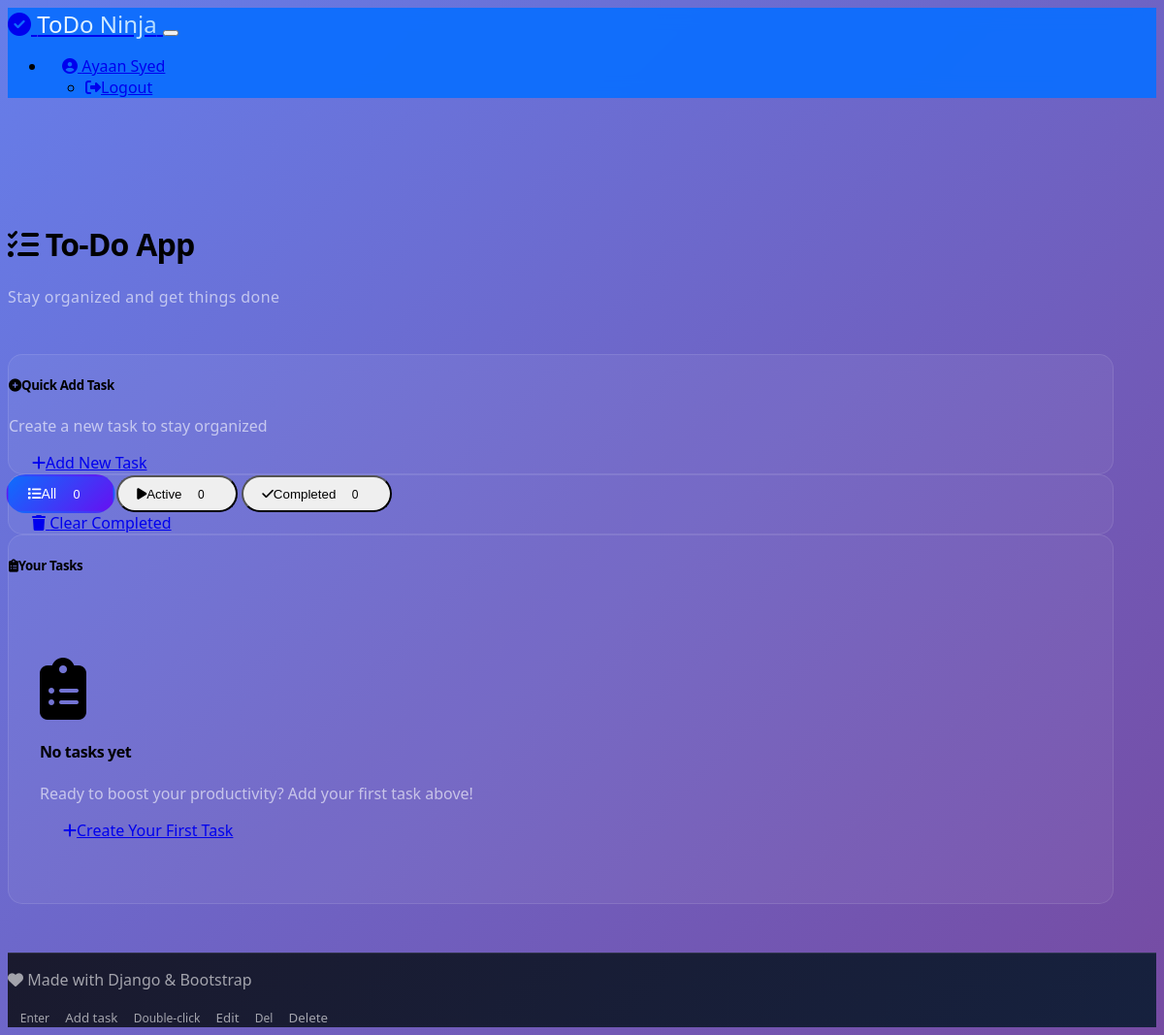
The app's page / (signed in), older data.
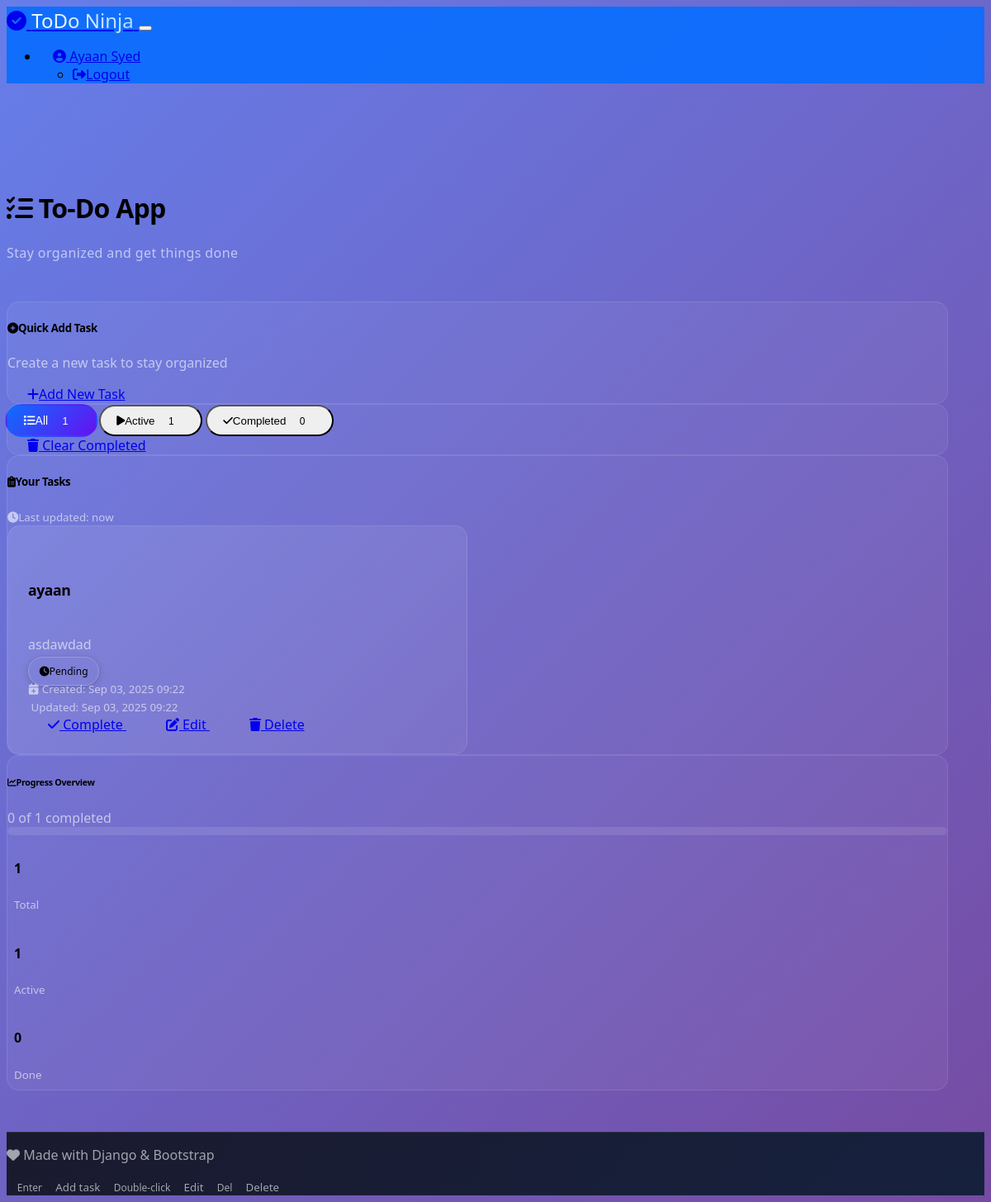
The same page, newer data.
### myapp/models.py (models this page shows, shortened)
class Task(models.Model):
    title = models.CharField(max_length=200)
    description = models.TextField()
    completed = models.BooleanField(default=False)
    created_at = models.DateTimeField(auto_now_add=True)
    updated_at = models.DateTimeField(auto_now=True)
    user = models.ForeignKey('auth.User', on_delete=models.CASCADE, null=True)

### myapp/views.py (the view, shortened to what this page needs)
# urls.py: path('',views.home,name='home'),
def home(request):
    if request.user.is_authenticated:
        tasks = Task.objects.filter(user=request.user)
        active_tasks = tasks.filter(completed=False)
        completed_tasks = tasks.filter(completed=True)
        filter_value = request.GET.get('filter', 'all')
        if filter_value == 'active':
            tasks = active_tasks
        elif filter_value == 'completed':
            tasks = completed_tasks
        total_tasks = tasks.count()
        completed_count = completed_tasks.count()
        progress = (completed_count / total_tasks * 100) if total_tasks > 0 else 0
        context = {
        'tasks': tasks,
        'active_tasks': active_tasks,
        'completed_tasks': completed_tasks,
        'filter': filter_value,
        'progress': round(progress, 1)
    }
    return render(request, 'home.html', context)

### templates/home.html (shortened to what the changed rows need)
{% extends 'base.html' %}
{% block content %}
<div class="filters-section mb-4">
    <div class="card border-0 shadow-sm">
        <div class="card-body p-4">
            <div class="row align-items-center g-3">
                <div class="col-lg-8">
                    <div class="d-flex flex-wrap gap-2">
                        <div class="btn-group filter-group" role="group" aria-label="Task filters">
                            <button type="button"
                                    class="btn btn-outline-info filter-btn {% if filter == 'all' %}active{% endif %}"
                                    onclick="filterTasks('all')"
                                    data-bs-toggle="tooltip"
                                    title="Show all tasks">
                                <i class="fas fa-list me-2"></i>All
                                <span class="badge bg-info ms-2">{{ tasks|length }}</span>
                            </button>
                            <button type="button"
                                    class="btn btn-outline-warning filter-btn {% if filter == 'active' %}active{% endif %}"
                                    onclick="filterTasks('active')"
                                    data-bs-toggle="tooltip"
                                    title="Show active tasks">
                                <i class="fas fa-play me-2"></i>Active
                                <span class="badge bg-warning ms-2">{{ active_tasks|length }}</span>
                            </button>
                        </div>
                    </div>
                </div>
            </div>
        </div>
    </div>
</div>
<div class="tasks-section">
    <div class="card border-0 shadow-sm">
        <div class="card-header bg-transparent border-0 p-4 pb-0">
            <div class="d-flex justify-content-between align-items-center">
                <h5 class="mb-0">
                    <i class="fas fa-clipboard-list text-info me-2"></i>Your Tasks
                </h5>
                {% if tasks %}
                <small class="text-muted">
                    <i class="fas fa-clock me-1"></i>Last updated: now
                </small>
                {% endif %}
            </div>
        </div>
        <div class="card-body p-4">
            {% if tasks %}
                <div class="task-grid">
                    {% for task in tasks %}
                        <div class="task-card {% if task.completed %}task-completed{% endif %}" data-task-id="{{ task.id }}">
                            <div class="task-content">
                                <div class="task-header d-flex align-items-start justify-content-between mb-3">
                                    <div class="task-info flex-grow-1">
                                        <h6 class="task-title mb-2 {% if task.completed %}text-decoration-line-through text-muted{% endif %}">
                                            {{ task.title }}
                                        </h6>
                                        {% if not task.completed and task.description %}
                                        <p class="task-description text-muted small mb-0">{{ task.description }}</p>
                                        {% endif %}
                                    </div>
                                    <div class="task-status">
                                        {% if task.completed %}
                                        <span class="badge bg-success">
                                            <i class="fas fa-check me-1"></i>Completed
                                        </span>
                                        {% else %}
                                        <span class="badge bg-warning">
                                            <i class="fas fa-clock me-1"></i>Pending
                                        </span>
                                        {% endif %}
                                    </div>
                                </div>
                                <div class="task-meta mb-3">
                                    <div class="row g-2">
                                        <div class="col-12 col-md-6">
                                            <small class="text-muted d-flex align-items-center">
                                                <i class="fas fa-calendar-plus me-2"></i>
                                                Created: {{ task.created_at|date:"M d, Y H:i" }}
                                            </small>
                                        </div>
                                        {% if task.updated_at != task.created_at %}
                                        <div class="col-12 col-md-6">
                                            <small class="text-muted d-flex align-items-center">
                                                Updated: {{ task.updated_at|date:"M d, Y H:i" }}
                                            </small>
                                        </div>
                                        {% endif %}
                                    </div>
                                </div>
                                <div class="task-actions d-flex gap-2 justify-content-between">
                                    <a href="{% url 'toggle_complete' task.id %}"
                                       class="btn btn-sm {% if task.completed %}btn-outline-warning{% else %}btn-outline-success{% endif %} btn-action-hover"
                                       data-bs-toggle="tooltip"
                                       title="{% if task.completed %}Mark as pending{% else %}Mark as completed{% endif %}">
                                        {% if task.completed %}
                                        <i class="fas fa-undo me-1"></i>
                                        <span class="d-none d-sm-inline">Undo</span>
                                        {% else %}
                                        <i class="fas fa-check me-1"></i>
                                        <span class="d-none d-sm-inline">Complete</span>
                                        {% endif %}
                                    </a>
                                    <a href="{% url 'edit_task' task.id %}"
                                       class="btn btn-sm btn-outline-info btn-action-hover"
                                       data-bs-toggle="tooltip"
                                       title="Edit task">
                                        <i class="fas fa-edit me-1"></i>
                                        <span class="d-none d-sm-inline">Edit</span>
                                    </a>
                                    <a href="{% url 'delete_task' task.id %}"
                                       class="btn btn-sm btn-outline-danger btn-action-hover"
                                       data-bs-toggle="tooltip"
                                       title="Delete task">
                                        <i class="fas fa-trash me-1"></i>
                                        <span class="d-none d-sm-inline">Delete</span>
                                    </a>
                                </div>
                            </div>
                        </div>
                    {% endfor %}
                </div>
            {% else %}
                <div class="empty-state text-center py-5">
                    <div class="empty-icon mb-4">
                        <i class="fas fa-clipboard-list fa-4x text-info opacity-50 icon-pulse"></i>
                    </div>
                    <h4 class="mb-3">No tasks yet</h4>
                    <p class="text-muted mb-4">Ready to boost your productivity? Add your first task above!</p>
                    <a href="{% url 'add_task' %}" class="btn btn-info btn-lg btn-hover-effect">
                        <i class="fas fa-plus me-2"></i>Create Your First Task
                    </a>
                </div>
            {% endif %}
        </div>
    </div>
</div>
{% if tasks %}
<div class="progress-section mt-4">
    <div class="card border-0 shadow-sm">
        <div class="card-body p-4">
            <div class="d-flex justify-content-between align-items-center mb-3">
                <h6 class="mb-0">
                    <i class="fas fa-chart-line text-info me-2"></i>Progress Overview
                </h6>
                <span class="text-muted">
                    {{ completed_tasks|length }} of {{ tasks|length }} completed
                </span>
            </div>
            {% with progress_percentage=completed_tasks|length|floatformat:0 total_tasks=tasks|length|floatformat:0 %}
            {% widthratio completed_tasks|length tasks|length 100 as progress %}
            <div class="progress progress-animated" style="height: 10px;">
            </div>
            <div class="row mt-3">
                <div class="col-4 text-center">
                    <div class="stat-item">
                        <h4 class="text-info mb-0">{{ tasks|length }}</h4>
                        <small class="text-muted">Total</small>
                    </div>
                </div>
                <div class="col-4 text-center">
                    <div class="stat-item">
                        <h4 class="text-warning mb-0">{{ active_tasks|length }}</h4>
                        <small class="text-muted">Active</small>
                    </div>
                </div>
                <div class="col-4 text-center">
                    <div class="stat-item">
                        <h4 class="text-success mb-0">{{ completed_tasks|length }}</h4>
                        <small class="text-muted">Done</small>
                    </div>
                </div>
            </div>
            {% endwith %}
        </div>
    </div>
</div>
{% endif %}
{% endblock %}

Row changes from the older to the newer data that the page shows:
added Task: title "ayaan", description "asdawdad", completed False (drawn), created_at "Sep 03, 2025 09:22", updated_at "Sep 03, 2025 09:22"
Text that changed along with them:
{{ tasks|length }}: "0" → "1"
{{ active_tasks|length }}: "0" → "1"
{{ completed_tasks|length }}: (not shown) → "0"
{{ tasks|length }}: (not shown) → "1"
{{ active_tasks|length }}: (not shown) → "1"
text no longer shown: "No tasks yet Ready to boost your productivity? Add your first task above! Create Your First Task"
text now shown: "Last updated: now Progress Overview of completed Total Active Done"
